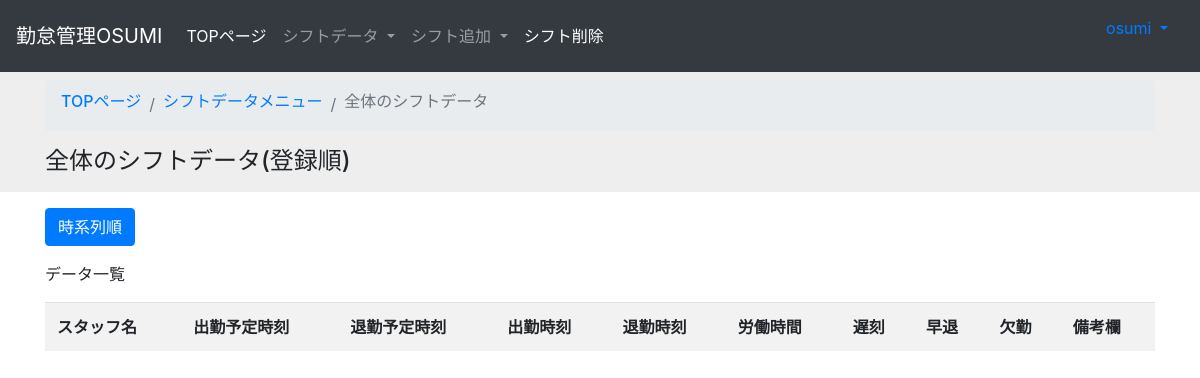
Before: /attendance2/list (signed in) with the older database file.
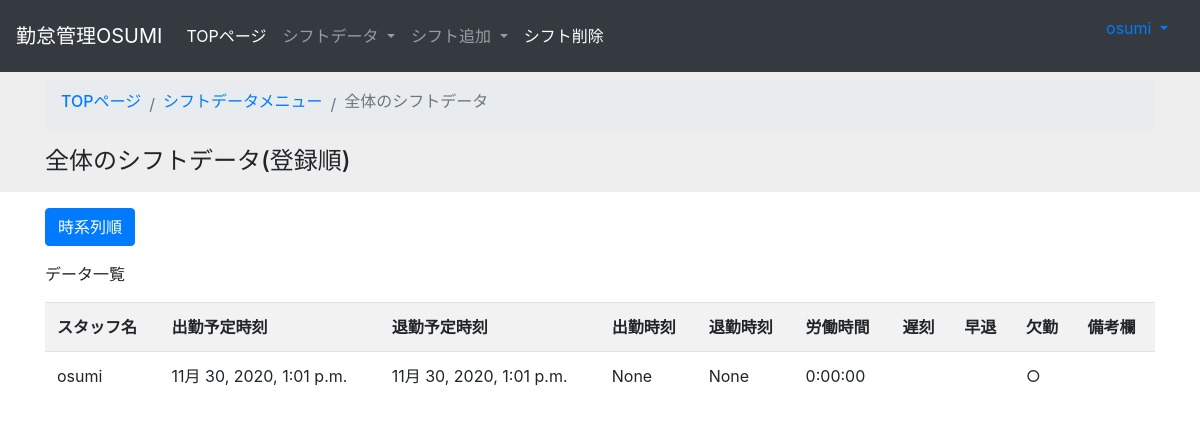
After: the same page with the newer database file.
### attendance2/models.py (models this page shows)
class Attendance(models.Model):
    user = models.ForeignKey(CustomUser, blank=False, null=False,on_delete=models.CASCADE, verbose_name="スタッフ名")
    scheduled_attend_time = models.DateTimeField(blank=False, null=False,verbose_name="出勤予定時刻")
    scheduled_leave_time = models.DateTimeField(blank=False, null=False,verbose_name="退勤予定時刻")
    attend_time = models.DateTimeField(blank=True, null=True, verbose_name="出勤時刻")
    leave_time = models.DateTimeField(blank=True, null=True, verbose_name="退勤時刻")
    work_time=models.DurationField(default=timedelta(), verbose_name="労働時間")
    remarks = models.TextField(blank=True, null=True, verbose_name="備考欄")
    def is_late(self): #遅刻判定フラグ
        if self.attend_time:
            if self.attend_time > self.scheduled_attend_time:
                return '○'
            else:
                return ' '
        else:
            return ' '
    def is_early(self): #早退判定フラグ
        if self.leave_time:
            if self.leave_time < self.scheduled_leave_time:
                return '○'
            else:
                return ' '
        else:
            return ' '
    def is_absence(self): #欠勤判定フラグ
        if self.attend_time== None and (self.scheduled_leave_time < timezone.now()):
            return '○'
        else:
            return ' '

### myapp/models.py (models this page shows)
class CustomUser(AbstractUser):
    mail = models.EmailField(max_length=100)
    authority = models.CharField(verbose_name="カラム名",default='一般人',choices=CHOICES,max_length=100,blank=True, null=True)

### attendance2/views.py (the view)
# urls.py: path('list', views.list, name='list'),#全シフトデータ
def list(request):#データ登録順
    from .models import Attendance
    if request.user.is_authenticated:
        data = Attendance.objects.all()
        params = {  'message': 'データ一覧',
                    'data': data,
                    'title':'(登録順)'
                }
        return render(request, 'attendance2/list.html', params)
    else:
        object=Images.objects.get(pk=1)
        return render(request, 'myapp/index.html',{'object':object})

### templates/attendance2/list.html (shortened to what the changed rows need)
<!doctype html>
<html lang="ja">
    <head>
        <link rel="stylesheet" href="https://stackpath.bootstrapcdn.com/bootstrap/4.5.0/css/bootstrap.min.css">
    </head>
    <body>
    </body>
</html>
<!DOCTYPE html>
<html>
        <div class="py-3">
            <div class="container">
            <div class="table-responsive">
            <table class ='table table-striped' >
                <tr>
                    <th>スタッフ名</th>
                    <th>出勤予定時刻</th>
                    <th>退勤予定時刻</th>
                    <th>出勤時刻</th>
                    <th>退勤時刻</th>
                    <th>労働時間</th>
                    <th>遅刻</th>
                    <th>早退</th>
                    <th>欠勤</th>
                    <th>備考欄</th>
                </tr>
                {% for member in data %}
                <tr>
                    <td>{{ member.user}}</td>
                    <td>{{ member.scheduled_attend_time}}</td>
                    <td>{{ member.scheduled_leave_time}}</td>
                    <td>{{ member.attend_time }}</td>
                    <td>{{ member.leave_time}}</td>
                    <td>{{ member.work_time}}</td>
                    <td>{{ member.is_late}}</td>
                    <td>{{ member.is_early}}</td>
                    <td>{{ member.is_absence}}</td>
                    <td>{{ member.remarks }}</td>
                </tr>
                {% endfor %}
            </table>
            </div>
        </div>
    </div>
</html>

Changed rows visible on the page:
added Attendance: user "osumi", scheduled_attend_time "11月 30, 2020, 1:01 p.m.", scheduled_leave_time "11月 30, 2020, 1:01 p.m.", attend_time "None", leave_time "None", work_time "0:00:00", is_absence "○"
